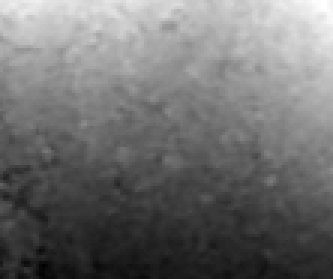
#> input picture sample_data/tehran_dem_small.tif, 111 x 93 px (shown 3 times larger)
$ python compare_routes.py
#> lines starting #> are read from the running program, lines starting #| are printed output that depends on the picture
### routing.py
"""Cost-surface routing helpers: terrain gradient and direction-dependent edge costs.

The cost of travelling along a street is a line integral along the street's curve gamma(s):

    cost = integral of  m( grad z . T ) ds

where z is the terrain elevation, T is the unit tangent of the street and grad z . T is the
directional derivative of z along the street (the signed grade: positive uphill, negative
downhill).  m(g) is the effort multiplier for a grade g.  Because the grade changes sign when
the direction is reversed, the cost depends on the direction of travel.

The module has no GUI or raster-library imports so that it can be tested on its own.
"""
import math

import numpy as np
from scipy import ndimage

# Effort multiplier m(g) = 1 + K_UP * max(g, 0) + K_DOWN * max(-g, 0)   (g = rise / run)
# Hand-chosen heuristic values: a 5 % climb costs 2.5x the flat effort, a 5 % descent 1.25x.
K_UP = 30.0
K_DOWN = 5.0
SMOOTH_SIGMA = 1.0   # Gaussian smoothing of the DEM in cells (the elevations are whole metres)
STEP_M = 10.0        # the integral is evaluated on pieces of at most this length (metres)

M_PER_DEG_LAT = 110574.0
M_PER_DEG_LON_EQ = 111320.0


def cell_size_m(dx, dy, lat):
    """Size of a DEM cell in metres (east-west, north-south) for cell sizes dx, dy in degrees."""
    return abs(dx) * M_PER_DEG_LON_EQ * math.cos(math.radians(lat)), abs(dy) * M_PER_DEG_LAT


def compute_gradient(elevation, dx, dy, y0, nodata=None, sigma=SMOOTH_SIGMA):
    """Gradient of the elevation surface in metres of rise per metre of run.

    Returns (gx, gy): the derivatives of z towards the east and towards the north, as arrays
    with the shape of the DEM.  Cells equal to `nodata` are filled with the nearest valid value
    first, and the DEM is smoothed with a Gaussian filter of `sigma` cells before differentiating.
    """
    z = np.asarray(elevation, dtype=float).copy()
    if nodata is not None:
        invalid = z == nodata
        if invalid.all():
            raise ValueError("DEM contains only nodata values")
        if invalid.any():
            idx = ndimage.distance_transform_edt(invalid, return_distances=False, return_indices=True)
            z = z[tuple(idx)]
    if sigma and sigma > 0:
        z = ndimage.gaussian_filter(z, sigma, mode="nearest")
    lat_mid = y0 + z.shape[0] * dy / 2.0
    cx, cy = cell_size_m(dx, dy, lat_mid)
    dz_drow, dz_dcol = np.gradient(z)      # rows increase to the south, columns to the east
    return dz_dcol / cx, -dz_drow / cy


# [82 lines left out: functions effort_multiplier, _edge_polyline, add_edge_costs, not called in this run]

### scripts/compare_routes.py
"""Compare the shortest route (by length) with the cost-surface route on the sample data.

Prints summary statistics for random origin/destination pairs and saves an example figure
to docs/example_route.png.  Only needs numpy, networkx, matplotlib and Pillow.

Run from the project root:  python scripts/compare_routes.py
"""
import sys
from pathlib import Path

import matplotlib
import matplotlib.pyplot as plt
import networkx as nx
import numpy as np
from PIL import Image

ROOT = Path(__file__).resolve().parent.parent
sys.path.insert(0, str(ROOT))
from routing import add_edge_costs, compute_gradient  # noqa: E402

matplotlib.use("Agg")

# --- load the sample DEM (GeoTIFF tags: 33550 = cell size, 33922 = top-left corner) ---
img = Image.open(ROOT / "sample_data" / "tehran_dem_small.tif")
#> img is the input picture: PIL image 111x93 I; min 1161, max 1249, mean 1199.7
tags = img.tag_v2
dx, dy = tags[33550][0], -tags[33550][1]
#> dx = 0.000278; dy = -0.000278
x0, y0 = tags[33922][3], tags[33922][4]
#> x0 = 51.34; y0 = 35.72
nodata = float(tags[42113]) if 42113 in tags else None
#> nodata = -32768
gx, gy = compute_gradient(np.array(img).astype(float), dx, dy, y0, nodata)
#> in compute_gradient, `invalid = z == nodata`: invalid: shape (93, 111) bool; every value is 0
#> in compute_gradient, `lat_mid = y0 + z.shape[0] * dy / 2.0`: lat_mid = 35.7
#> in compute_gradient, `cx, cy = cell_size_m(dx, dy, lat_mid)`: cx = 25.11; cy = 30.72
#> in compute_gradient, `dz_drow, dz_dcol = np.gradient(z)`:
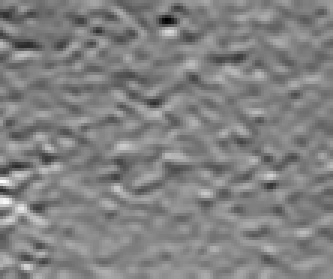
#> dz_drow: shape (93, 111) float64 (shown 3 times larger); min -5.25, max 3.62, mean -0.725; drawn with min black and max white
#> in compute_gradient, `dz_drow, dz_dcol = np.gradient(z)`:
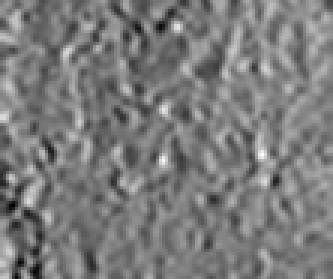
#> dz_dcol: shape (93, 111) float64 (shown 3 times larger); min -3.17, max 3.63, mean 0.127; drawn with min black and max white
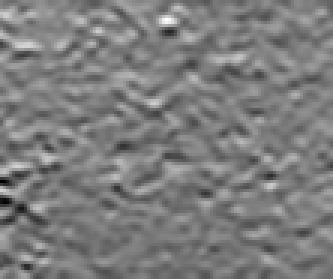
#> gy: shape (93, 111) float64 (shown 3 times larger); min -0.118, max 0.171, mean 0.0236; drawn with min black and max white

# --- load the graph and add costs ---
#> (the run stopped early here; a loop or call above may not have finished)
